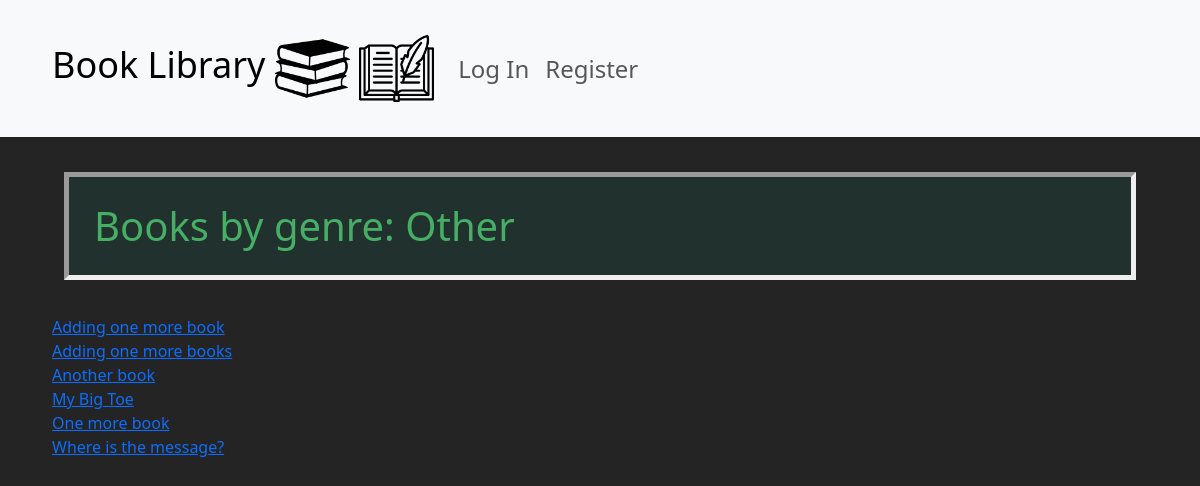
Screenshot of /genre_view/7 with the database file from the repository.
### book_library/models.py (models this page shows, shortened)
class Book(models.Model):
    title = models.CharField(max_length=255)
    author = models.CharField(max_length=128)
    class Genre(models.IntegerChoices):
        SELF_IMPROVEMENT = 1
        BIOGRAPHY = 2
        ECONOMY = 3
        FICTION = 4
        SCIENCE = 5
        MINDSET = 6
        OTHER = 7
    genre = models.IntegerField(choices=Genre.choices)
    class Meta:
        constraints = [
            models.UniqueConstraint(fields=['title', 'author'], name='one unique title per author')
        ]

### book_library/views.py (the view)
# urls.py: path("genre_view/<int:genre>", views.genre_view, name="genre_view"),
def genre_view(request, genre):
    books_by_genre = Book.objects.filter(genre=genre).order_by("title")
    erst = books_by_genre[0]
    context = {"books_by_genre": books_by_genre, "erst": erst}
    return render(request, "book_library/genre_view.html", context)

### book_library/templates/book_library/genre_view.html
{% extends "book_library/layout.html" %}
{% load static %}
{% block body %}
<div class="container">
    <div class="row">
        <div class="col">
            <h1>Books by genre: {{ erst.get_genre_display }}</h1>
        </div>
    </div>
    <ul>
        <div class="row">
            <div class="col">
                {% for book in books_by_genre %}
                    <li class="book-row"><a href="{% url 'book_library:detail_view' request.user.id book.id %}">{{ book.title }}</a></li>
                {% endfor %}
            </div>
        </div>
    </ul>
</div>
{% endblock %}

### book_library/static/book_library/style.css (style rules this page uses)
body { background-color: rgba(0, 0, 0, 0.86); color:rgba(237, 240, 243, 0.918) }
h1 { background-color: rgba(21, 104, 86, 0.2); border: thick solid; border-style: inset; color: #46af65; margin-top: 25px; margin-bottom: 25px; padding: 25px; }
ul { list-style-type: none; margin: 0; padding: 0; }
.container > * { margin: 10px; }

### rows the page displays
Book: genre "Other", title "Adding one more book"
Book: title "Adding one more books"
Book: title "Another book"
Book: title "My Big Toe"
Book: title "One more book"
Book: title "Where is the message?"
